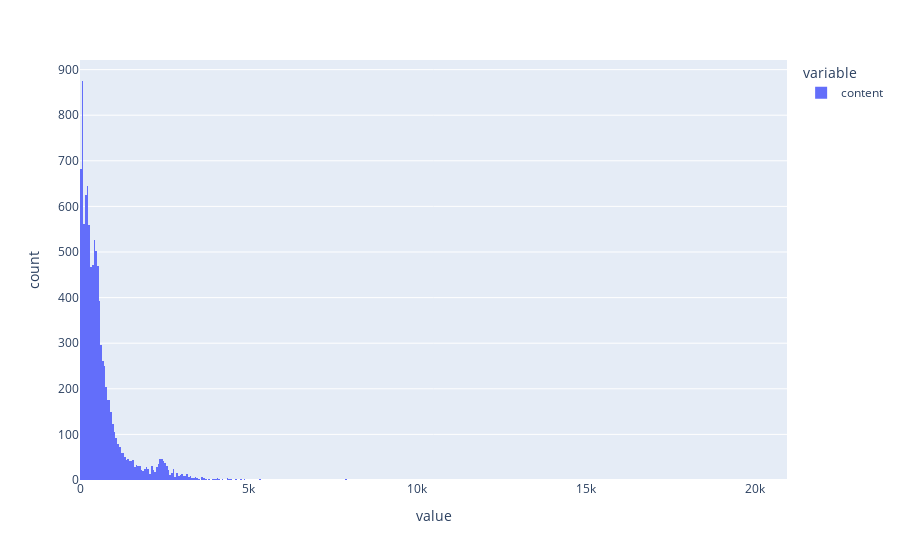

Write notebook code for a chart like this one.
### Markdown cell above
# Text length

Mostly short - to medium length texts

### Code cell
eda.plot_len_dist(docs, False)

### Figure 1 — Plotly figure (JSON) as saved in the notebook; plotly's stock layout.template omitted (floating-point values rounded to 4 significant figures; data arrays with more than 128 entries replaced by an {"elided": "..."} marker saying what was removed)
{"data": [{"alignmentgroup": "True", "bingroup": "x", "hovertemplate": "variable=content<br>value=%{x}<br>count=%{y}<extra></extra>", "legendgroup": "content", "marker": {"color": "#636efa", "pattern": {"shape": ""}}, "name": "content", "offsetgroup": "content", "orientation": "v", "showlegend": true, "type": "histogram", "x": {"elided": "10000 int values"}, "xaxis": "x", "yaxis": "y"}], "layout": {"barmode": "relative", "legend": {"title": {"text": "variable"}, "tracegroupgap": 0}, "margin": {"t": 60}, "xaxis": {"anchor": "y", "domain": [0, 1], "title": {"text": "value"}}, "yaxis": {"anchor": "x", "domain": [0, 1], "title": {"text": "count"}}}}
